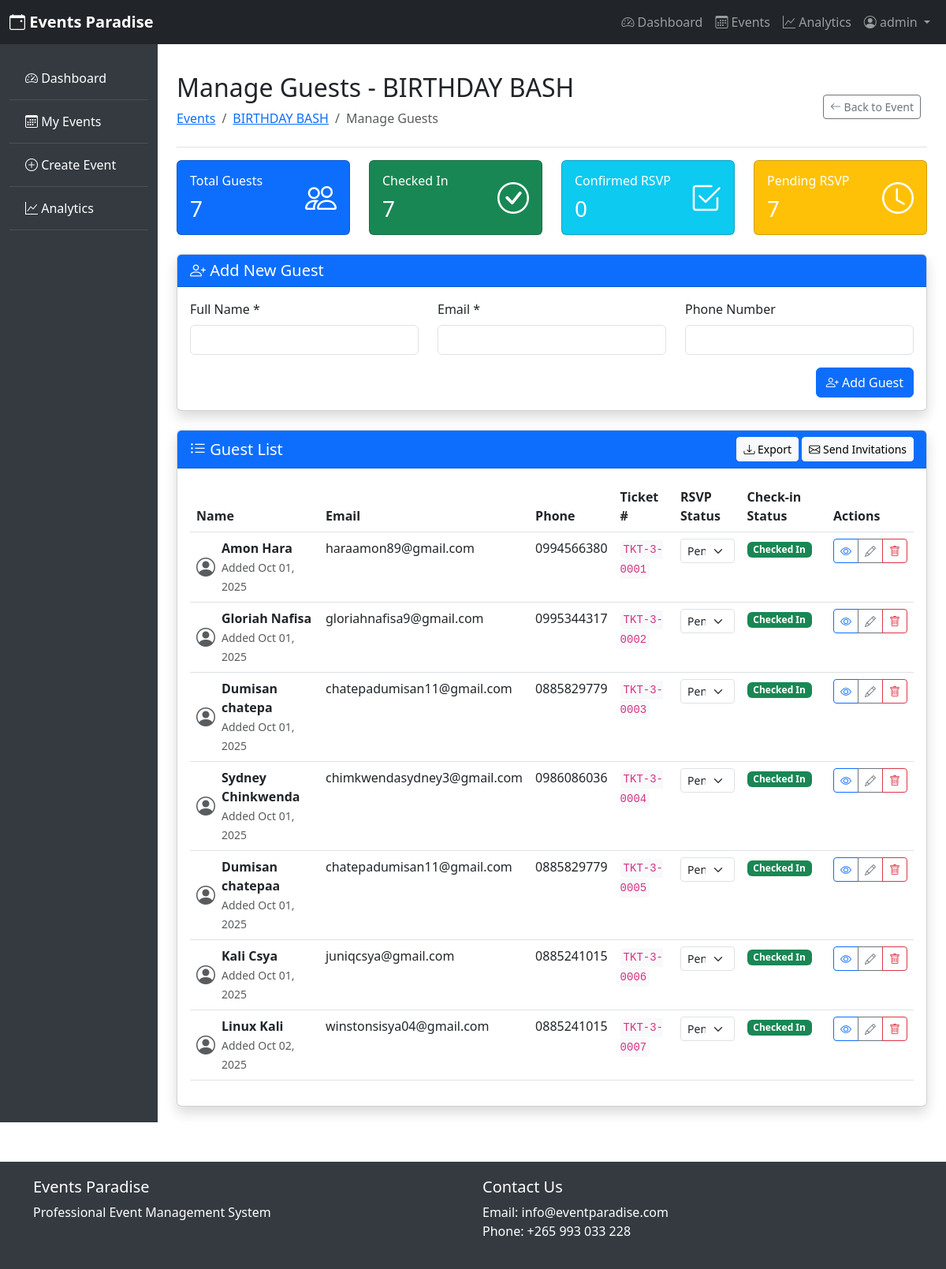
The app's page /events/3/guests (signed in) with its own data.
### app.py (models this page shows)
class User(UserMixin, db.Model):
    id = db.Column(db.Integer, primary_key=True)
    username = db.Column(db.String(100), unique=True, nullable=False)
    email = db.Column(db.String(100), unique=True, nullable=False)
    password = db.Column(db.String(200), nullable=False)
    role = db.Column(db.String(20), nullable=False, default='user')
    created_at = db.Column(db.DateTime, default=datetime.utcnow)
    events = db.relationship('Event', backref='organizer', lazy=True)
    vendors = db.relationship('Vendor', backref='contact_person', lazy=True)

class Event(db.Model):
    id = db.Column(db.Integer, primary_key=True)
    title = db.Column(db.String(200), nullable=False)
    description = db.Column(db.Text)
    venue = db.Column(db.String(200), nullable=False)
    start_date = db.Column(db.DateTime, nullable=False)
    end_date = db.Column(db.DateTime, nullable=False)
    status = db.Column(db.String(20), default='planned')
    budget = db.Column(db.Float, default=0.0)
    organizer_id = db.Column(db.Integer, db.ForeignKey('user.id'), nullable=False)
    calendar_event_id = db.Column(db.String(100))  # Google Calendar event ID
    created_at = db.Column(db.DateTime, default=datetime.utcnow)
    guests = db.relationship('Guest', backref='event', lazy=True, cascade='all, delete-orphan')
    vendors = db.relationship('Vendor', backref='event', lazy=True, cascade='all, delete-orphan')
    payments = db.relationship('Payment', backref='event', lazy=True, cascade='all, delete-orphan')
    feedbacks = db.relationship('Feedback', backref='event', lazy=True, cascade='all, delete-orphan')

class Guest(db.Model):
    id = db.Column(db.Integer, primary_key=True)
    name = db.Column(db.String(100), nullable=False)
    email = db.Column(db.String(100), nullable=False)
    phone = db.Column(db.String(20))
    rsvp_status = db.Column(db.String(20), default='pending')
    check_in_status = db.Column(db.Boolean, default=False)
    event_id = db.Column(db.Integer, db.ForeignKey('event.id'), nullable=False)
    ticket_number = db.Column(db.String(50), unique=True)
    qr_code_path = db.Column(db.String(200))  # Path to QR code image
    created_at = db.Column(db.DateTime, default=datetime.utcnow)

### app.py (the view, shortened to what this page needs)
@app.route('/events/<int:event_id>/guests', methods=['GET', 'POST'])
@login_required
def manage_guests(event_id):
    event = Event.query.get_or_404(event_id)
    if event.organizer_id != current_user.id and current_user.role != 'admin':
        flash('Access denied', 'danger')
        return redirect(url_for('events'))
    guests = Guest.query.filter_by(event_id=event_id).all()
    return render_template('manage_guests.html', event=event, guests=guests)

### templates/manage_guests.html (shortened to what this page needs)
{% extends "layout.html" %}
{% block content %}
<div class="d-flex justify-content-between flex-wrap flex-md-nowrap align-items-center pt-3 pb-2 mb-3 border-bottom">
    <div>
        <h1 class="h2">Manage Guests - {{ event.title }}</h1>
        <nav aria-label="breadcrumb">
            <ol class="breadcrumb">
                <li class="breadcrumb-item"><a href="{{ url_for('events') }}">Events</a></li>
                <li class="breadcrumb-item"><a href="{{ url_for('event_details', event_id=event.id) }}">{{ event.title }}</a></li>
                <li class="breadcrumb-item active">Manage Guests</li>
            </ol>
        </nav>
    </div>
    <div class="btn-toolbar mb-2 mb-md-0">
        <div class="btn-group me-2">
            <a href="{{ url_for('event_details', event_id=event.id) }}" class="btn btn-sm btn-outline-secondary">
                <i class="bi bi-arrow-left"></i> Back to Event
            </a>
        </div>
    </div>
</div>
<div class="row mb-4">
    <div class="col-md-3">
        <div class="card bg-primary text-white">
            <div class="card-body">
                <div class="d-flex justify-content-between">
                    <div>
                        <h6 class="card-title">Total Guests</h6>
                        <h3 class="mb-0">{{ guests|length }}</h3>
                    </div>
                    <div class="align-self-center">
                        <i class="bi bi-people fs-1"></i>
                    </div>
                </div>
            </div>
        </div>
    </div>
    <div class="col-md-3">
        <div class="card bg-success text-white">
            <div class="card-body">
                <div class="d-flex justify-content-between">
                    <div>
                        <h6 class="card-title">Checked In</h6>
                        <h3 class="mb-0">{{ guests|selectattr('check_in_status')|list|length }}</h3>
                    </div>
                    <div class="align-self-center">
                        <i class="bi bi-check-circle fs-1"></i>
                    </div>
                </div>
            </div>
        </div>
    </div>
    <div class="col-md-3">
        <div class="card bg-info text-white">
            <div class="card-body">
                <div class="d-flex justify-content-between">
                    <div>
                        <h6 class="card-title">Confirmed RSVP</h6>
                        <h3 class="mb-0">{{ guests|selectattr('rsvp_status', 'equalto', 'confirmed')|list|length }}</h3>
                    </div>
                    <div class="align-self-center">
                        <i class="bi bi-check2-square fs-1"></i>
                    </div>
                </div>
            </div>
        </div>
    </div>
    <div class="col-md-3">
        <div class="card bg-warning text-white">
            <div class="card-body">
                <div class="d-flex justify-content-between">
                    <div>
                        <h6 class="card-title">Pending RSVP</h6>
                        <h3 class="mb-0">{{ guests|selectattr('rsvp_status', 'equalto', 'pending')|list|length }}</h3>
                    </div>
                    <div class="align-self-center">
                        <i class="bi bi-clock fs-1"></i>
                    </div>
                </div>
            </div>
        </div>
    </div>
</div>
<div class="card shadow mb-4">
    <div class="card-header bg-primary text-white">
        <h5 class="mb-0"><i class="bi bi-person-plus"></i> Add New Guest</h5>
    </div>
    <div class="card-body">
        <form method="POST">
            <div class="row">
                <div class="col-md-4 mb-3">
                    <label for="name" class="form-label">Full Name *</label>
                    <input type="text" class="form-control" id="name" name="name" required>
                </div>
                <div class="col-md-4 mb-3">
                    <label for="email" class="form-label">Email *</label>
                    <input type="email" class="form-control" id="email" name="email" required>
                </div>
                <div class="col-md-4 mb-3">
                    <label for="phone" class="form-label">Phone Number</label>
                    <input type="tel" class="form-control" id="phone" name="phone">
                </div>
            </div>
            <div class="d-flex justify-content-end">
                <button type="submit" class="btn btn-primary">
                    <i class="bi bi-person-plus"></i> Add Guest
                </button>
            </div>
        </form>
    </div>
</div>
<div class="card shadow">
    <div class="card-header bg-primary text-white d-flex justify-content-between align-items-center">
        <h5 class="mb-0"><i class="bi bi-list-ul"></i> Guest List</h5>
        <div>
            <button class="btn btn-light btn-sm" onclick="exportGuests()">
                <i class="bi bi-download"></i> Export
            </button>
            <button class="btn btn-light btn-sm" onclick="sendInvitations()">
                <i class="bi bi-envelope"></i> Send Invitations
            </button>
        </div>
    </div>
    <div class="card-body">
        {% if guests %}
            <div class="table-responsive">
                <table class="table table-hover" id="guestTable">
                    <thead>
                        <tr>
                            <th>Name</th>
                            <th>Email</th>
                            <th>Phone</th>
                            <th>Ticket #</th>
                            <th>RSVP Status</th>
                            <th>Check-in Status</th>
                            <th>Actions</th>
                        </tr>
                    </thead>
                    <tbody>
                        {% for guest in guests %}
                            <tr>
                                <td>
                                    <div class="d-flex align-items-center">
                                        <i class="bi bi-person-circle fs-4 me-2 text-muted"></i>
                                        <div>
                                            <div class="fw-bold">{{ guest.name }}</div>
                                            <small class="text-muted">Added {{ guest.created_at.strftime('%b %d, %Y') }}</small>
                                        </div>
                                    </div>
                                </td>
                                <td>{{ guest.email }}</td>
                                <td>{{ guest.phone or 'N/A' }}</td>
                                <td><code class="bg-light p-1 rounded">{{ guest.ticket_number }}</code></td>
                                <td>
                                    <select class="form-select form-select-sm" onchange="updateRSVP({{ guest.id }}, this.value)">
                                        <option value="pending" {% if guest.rsvp_status == 'pending' %}selected{% endif %}>Pending</option>
                                    </select>
                                </td>
                                <td>
                                    {% if guest.check_in_status %}
                                        <span class="badge bg-success">Checked In</span>
                                    {% else %}
                                        <form method="POST" action="{{ url_for('check_in_guest', event_id=event.id, guest_id=guest.id) }}" style="display: inline;">
                                            <button type="submit" class="btn btn-sm btn-outline-success">
                                                <i class="bi bi-check-circle"></i> Check In
                                            </button>
                                        </form>
                                    {% endif %}
                                </td>
                                <td>
                                    <div class="btn-group">
                                        <button class="btn btn-sm btn-outline-primary" onclick="viewGuest({{ guest.id }})">
                                            <i class="bi bi-eye"></i>
                                        </button>
                                        <button class="btn btn-sm btn-outline-secondary" onclick="editGuest({{ guest.id }})">
                                            <i class="bi bi-pencil"></i>
                                        </button>
                                        <button class="btn btn-sm btn-outline-danger" onclick="deleteGuest({{ guest.id }})">
                                            <i class="bi bi-trash"></i>
                                        </button>
                                    </div>
                                </td>
                            </tr>
                        {% endfor %}
                    </tbody>
                </table>
            </div>
        {% else %}
            <div class="text-center py-5">
                <i class="bi bi-people fs-1 text-muted"></i>
                <h4 class="text-muted mt-3">No guests added yet</h4>
                <p class="text-muted">Start by adding your first guest to the event.</p>
            </div>
        {% endif %}
    </div>
</div>
{% endblock %}

### templates/layout.html (shortened to what this page needs)
<!DOCTYPE html>
<html lang="en">
<head>
    <link href="https://cdn.jsdelivr.net/npm/bootstrap@5.3.0/dist/css/bootstrap.min.css" rel="stylesheet">
    <link rel="stylesheet" href="https://cdn.jsdelivr.net/npm/bootstrap-icons@1.11.0/font/bootstrap-icons.css">
</head>
<body>
    <nav class="navbar navbar-expand-lg navbar-dark bg-dark">
        <div class="container-fluid">
            <a class="navbar-brand" href="{{ url_for('index') }}">
                <i class="bi bi-calendar-event"></i> Events Paradise
            </a>
            <div class="collapse navbar-collapse" id="navbarNav">
                <ul class="navbar-nav ms-auto">
                    {% if current_user.is_authenticated %}
                        <li class="nav-item">
                            <a class="nav-link" href="{{ url_for('dashboard') }}">
                                <i class="bi bi-speedometer2"></i> Dashboard
                            </a>
                        </li>
                        <li class="nav-item">
                            <a class="nav-link" href="{{ url_for('events') }}">
                                <i class="bi bi-calendar3"></i> Events
                            </a>
                        </li>
                        {% if current_user.role == 'admin' %}
                        <li class="nav-item">
                            <a class="nav-link" href="{{ url_for('analytics') }}">
                                <i class="bi bi-graph-up"></i> Analytics
                            </a>
                        </li>
                        {% endif %}
                        <li class="nav-item dropdown">
                            <a class="nav-link dropdown-toggle" href="#" role="button" data-bs-toggle="dropdown">
                                <i class="bi bi-person-circle"></i> {{ current_user.username }}
                            </a>
                        </li>
                    {% endif %}
                </ul>
            </div>
        </div>
    </nav>
    <div class="container-fluid">
        <div class="row">
            {% if current_user.is_authenticated %}
            <div class="col-md-3 col-lg-2 d-md-block sidebar collapse">
                <div class="position-sticky pt-3">
                    <ul class="nav flex-column">
                        <li class="nav-item">
                            <a class="nav-link {% if request.endpoint == 'dashboard' %}active{% endif %}" href="{{ url_for('dashboard') }}">
                                <i class="bi bi-speedometer2"></i> Dashboard
                            </a>
                        </li>
                        <li class="nav-item">
                            <a class="nav-link {% if request.endpoint == 'events' %}active{% endif %}" href="{{ url_for('events') }}">
                                <i class="bi bi-calendar3"></i> My Events
                            </a>
                        </li>
                        <li class="nav-item">
                            <a class="nav-link" href="{{ url_for('create_event') }}">
                                <i class="bi bi-plus-circle"></i> Create Event
                            </a>
                        </li>
                        {% if current_user.role == 'admin' %}
                        <li class="nav-item">
                            <a class="nav-link {% if request.endpoint == 'analytics' %}active{% endif %}" href="{{ url_for('analytics') }}">
                                <i class="bi bi-graph-up"></i> Analytics
                            </a>
                        </li>
                        {% endif %}
                    </ul>
                </div>
            </div>
            {% endif %}
            <div class="col-md-9 ms-sm-auto col-lg-10 px-md-4 main-content">
                {% block content %}{% endblock %}
            </div>
        </div>
    </div>
    <footer class="footer">
        <div class="container">
            <div class="row">
                <div class="col-md-6">
                    <h5>Events Paradise</h5>
                    <p>Professional Event Management System</p>
                </div>
                <div class="col-md-6">
                    <h5>Contact Us</h5>
                    <p>Email: info@eventparadise.com<br>Phone: +265 993 033 228</p>
                </div>
            </div>
        </div>
    </footer>
</body>
</html>

### records on screen
User: username "admin"
Event: title "BIRTHDAY BASH"
Guest: name "Amon Hara", created_at "Oct 01, 2025", email "haraamon89@gmail.com", phone "0994566380", ticket_number "TKT-3-0001", rsvp_status+id "Pending", check_in_status "Checked In"
Guest: name "Gloriah Nafisa", created_at "Oct 01, 2025", email "gloriahnafisa9@gmail.com", phone "0995344317", ticket_number "TKT-3-0002", rsvp_status+id "Pending", check_in_status "Checked In"
Guest: name "Dumisan chatepa", created_at "Oct 01, 2025", email "chatepadumisan11@gmail.com", phone "0885829779", ticket_number "TKT-3-0003", rsvp_status+id "Pending", check_in_status "Checked In"
Guest: name "Sydney Chinkwenda", created_at "Oct 01, 2025", email "chimkwendasydney3@gmail.com", phone "0986086036", ticket_number "TKT-3-0004", rsvp_status+id "Pending", check_in_status "Checked In"
Guest: name "Dumisan chatepaa", created_at "Oct 01, 2025", email "chatepadumisan11@gmail.com", phone "0885829779", ticket_number "TKT-3-0005", rsvp_status+id "Pending", check_in_status "Checked In"
Guest: name "Kali Csya", created_at "Oct 01, 2025", email "juniqcsya@gmail.com", phone "0885241015", ticket_number "TKT-3-0006", rsvp_status+id "Pending", check_in_status "Checked In"
Guest: name "Linux Kali", created_at "Oct 02, 2025", email "winstonsisya04@gmail.com", phone "0885241015", ticket_number "TKT-3-0007", rsvp_status+id "Pending", check_in_status "Checked In"

### other values on screen
{{ guests|length }} "7"
{{ guests|selectattr('check_in_status')|list|length }} "7"
{{ guests|selectattr('rsvp_status', 'equalto', 'confirmed')|list|length }} "0"
{{ guests|selectattr('rsvp_status', 'equalto', 'pending')|list|length }} "7"
